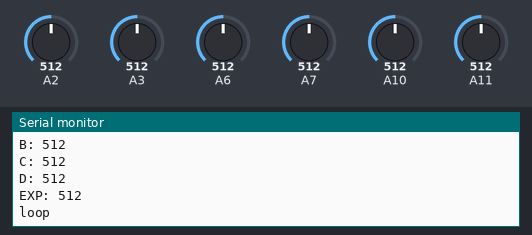
The sketch below on a simulated Arduino Mega 2560, built with avr-gcc and run on an emulated ATmega2560. On the bench: the last lines printed to the serial monitor. The inputs (shaded band) are chosen by the test bench; at power-on: A3 = 512, A2 = 512, A6 = 512, A7 = 512, A10 = 512, A11 = 512.

Above: at 4.2 s.
4.3 s: A3 set to 104
At 4.9 s:
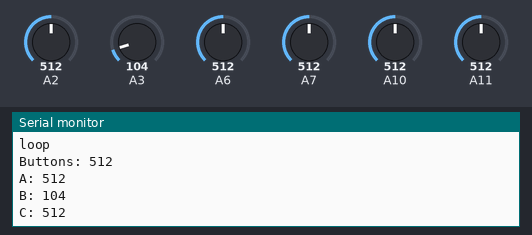
5.8 s: A3 set to 90
At 6.7 s:
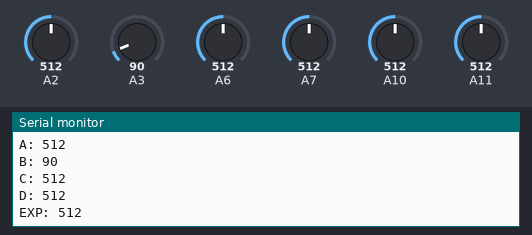
Timing chart, 0 to 8.8 s (numbered marks = the images above; inputs shaded):
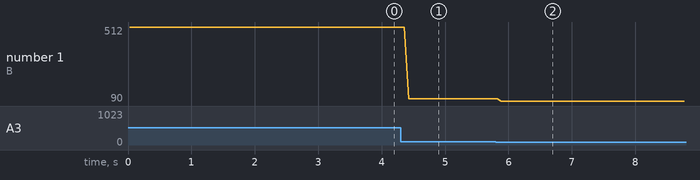

Measured:
- the behaviour switches between 100 and 99 on A3 (found by bisection; images 1 and 2)
- after the input at 4.3 s, the serial monitor: prints a new line after 0.12 s (image 1)
- after the input at 5.8 s, the serial monitor: prints a new line after 0.09 s (image 2)
- plotted number 1: 512 → 104 after the input at 4.3 s, 104 → 90 after the input at 5.8 s

The sketch:

bitshift-user-io-test.ino
```cpp
#include <Arduino.h>

void setup() {
  Serial.begin(9600);
  while(!Serial) delay(1000);
}


void loop() {
  Serial.println("");
  Serial.println("loop");

  Serial.print("Buttons: ");
  Serial.println(analogRead(A10)); // or A14

  Serial.print("A: ");
  Serial.println(analogRead(A2));

  Serial.print("B: ");
  Serial.println(analogRead(A3));

  Serial.print("C: ");
  Serial.println(analogRead(A6));

  Serial.print("D: ");
  Serial.println(analogRead(A7));

  Serial.print("EXP: ");
  Serial.println(analogRead(A11));

  delay(10);
}
```
